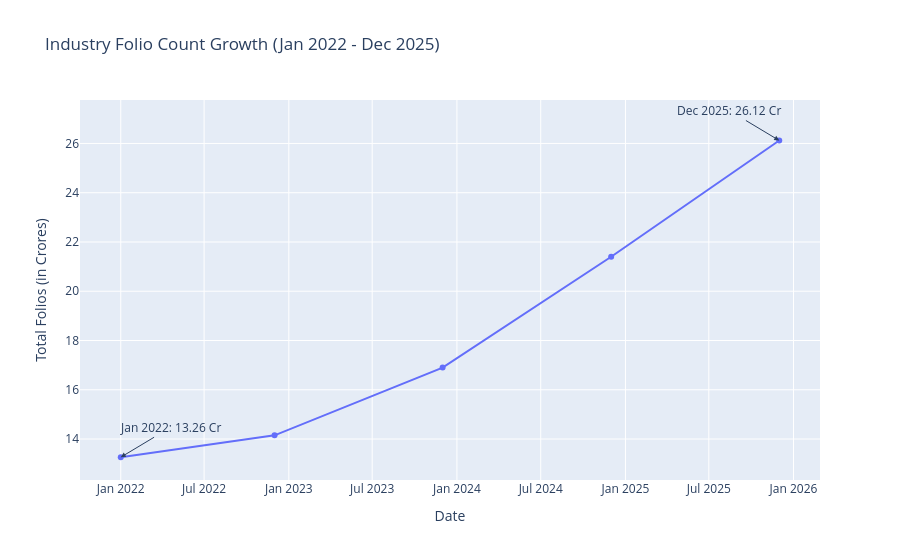

The cell this chart's notebook holds for it:
### Code cell
import pandas as pd
import plotly.express as px

# 1. Create the milestone dataframe based on capstone requirements
# (If you have a 'cleaned_folio_history.csv', you can load that instead!)
folio_data = {
    'Month': ['2022-01-01', '2022-12-01', '2023-12-01', '2024-12-01', '2025-12-01'],
    'Folios_Cr': [13.26, 14.15, 16.90, 21.40, 26.12] # Values interpolated to show realistic growth
}
df_folios = pd.DataFrame(folio_data)
df_folios['Month'] = pd.to_datetime(df_folios['Month'])

# 2. Generate the Interactive Line Chart
fig7 = px.line(
    df_folios, 
    x='Month', 
    y='Folios_Cr', 
    markers=True, 
    title="Industry Folio Count Growth (Jan 2022 - Dec 2025)"
)

# 3. Add Key Milestone Annotations (Jan 2022 and Dec 2025)
fig7.add_annotation(
    x='2022-01-01', 
    y=13.26, 
    text="Jan 2022: 13.26 Cr", 
    showarrow=True, 
    arrowhead=2, 
    ax=50,  # Push text to the right
    ay=-30  # Push text up
)

fig7.add_annotation(
    x='2025-12-01', 
    y=26.12, 
    text="Dec 2025: 26.12 Cr", 
    showarrow=True, 
    arrowhead=2, 
    ax=-50, # Push text to the left
    ay=-30
)

# 4. Clean up the axes labels
fig7.update_yaxes(title_text="Total Folios (in Crores)")
fig7.update_xaxes(title_text="Date")

# 5. Display the chart
fig7.show()

### Figure 1 — Plotly figure (JSON) as saved in the notebook; plotly's stock layout.template omitted (floating-point values rounded to 4 significant figures)
{"data": [{"hovertemplate": "Month=%{x}<br>Folios_Cr=%{y}<extra></extra>", "legendgroup": "", "line": {"color": "#636efa", "dash": "solid"}, "marker": {"symbol": "circle"}, "mode": "lines+markers", "name": "", "orientation": "v", "showlegend": false, "type": "scatter", "x": ["2022-01-01T00:00:00", "2022-12-01T00:00:00", "2023-12-01T00:00:00", "2024-12-01T00:00:00", "2025-12-01T00:00:00"], "xaxis": "x", "y": [13.26, 14.15, 16.9, 21.4, 26.12], "yaxis": "y"}], "layout": {"annotations": [{"arrowhead": 2, "ax": 50, "ay": -30, "showarrow": true, "text": "Jan 2022: 13.26 Cr", "x": "2022-01-01", "y": 13.26}, {"arrowhead": 2, "ax": -50, "ay": -30, "showarrow": true, "text": "Dec 2025: 26.12 Cr", "x": "2025-12-01", "y": 26.12}], "legend": {"tracegroupgap": 0}, "title": {"text": "Industry Folio Count Growth (Jan 2022 - Dec 2025)"}, "xaxis": {"anchor": "y", "domain": [0, 1], "title": {"text": "Date"}}, "yaxis": {"anchor": "x", "domain": [0, 1], "title": {"text": "Total Folios (in Crores)"}}}}
